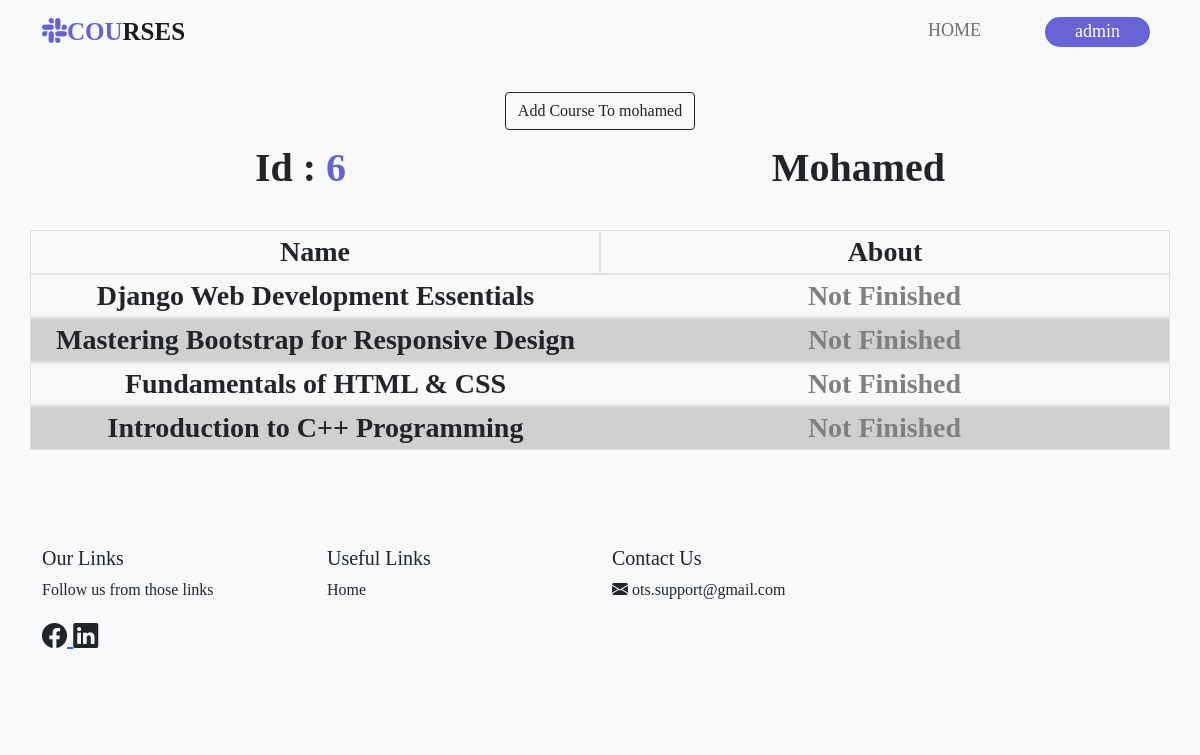
Screenshot of /userdata/6/ (signed in) with the database file from the repository.
### main/models.py (models this page shows, shortened)
class UserCourse(models.Model):
    course = models.ForeignKey(Course, on_delete=models.CASCADE)
    user = models.ForeignKey(User, on_delete=models.CASCADE)
    created_at = models.DateTimeField(auto_now_add=True)
    done = models.BooleanField(default=False)
    class Meta:
        constraints = [
            models.UniqueConstraint(fields=['user', 'course'], name='unique_user_course')
        ]

class Course(models.Model):
    title = models.CharField(max_length=100, unique=True)
    description = models.TextField()
    created_at = models.DateTimeField(auto_now_add=True)
    image = models.ImageField(upload_to='images/', blank=True, null=True)
    video_url = models.URLField(max_length=500, blank=True, null=True)
    def __str__(self):
        return self.title

### main/views.py (the view)
# urls.py: path('userdata/<int:user_id>/', userdata, name='userdata'),
@login_required
def userdata(request, user_id):
    check = 0
    admins = Admin.objects.filter(user=request.user)
    if admins.exists():
        check = 1
    if check == 0:
        redirect('/')
    courses = Course.objects.all()
    user_course = UserCourse.objects.filter(user=user_id)
    user_course = list(enumerate(user_course))
    users = []
    for idx, val in user_course:
        if idx % 2 == 0:
            users.append((0, val))
        else:
            users.append((1, val))
    employee = User.objects.get(id=user_id)
    manger = 0
    admins = Admin.objects.filter(user=request.user)
    if admins.exists():
        manger = 1
    user_core = UserCourse.objects.filter(user=user_id).select_related('course')
    user_course_ids = user_core.values_list('course_id', flat=True)
    data = {'user_course': users, 'employee': employee, 'manger': manger, 'courses': courses, 'user_course_ids': user_course_ids}
    return render(request, 'userdata.html', data)

### main/templates/userdata.html (shortened to what this page needs)
{% load static %}
<!DOCTYPE html>
<html lang="en">
<head>
    <link rel="stylesheet" href="https://cdn.jsdelivr.net/npm/bootstrap-icons@1.11.3/font/bootstrap-icons.min.css">
    <link rel="stylesheet" href="{% static 'css/main.css' %}">
    <link href="https://cdn.jsdelivr.net/npm/bootstrap@5.0.2/dist/css/bootstrap.min.css" rel="stylesheet">
</head>
<body>
    <nav class="navbar navbar-expand-lg navbar-light bg-light fixed-top">
        <div class="container">
          <a class="navbar-brand" href="{% url 'userhome' %}"><span ><i class="bi bi-slack"></i>COU</span>RSES
          </a>
          <div class="collapse navbar-collapse" id="navbarTogglerDemo02">
            <ul class="navbar-nav ms-auto mb-2 mb-lg-0">
              <li class="nav-item">
                <a class="nav-link" href="{% url 'userhome' %}" style="padding-right: 56px">Home</a>
              </li>
              <li class="nav-item">
                {% if user.is_authenticated %}
                </head>
                <body>
                  <a class="nav-link">  <button class="profile-button" onclick="toggleDropdown()">{{ user.username }}</button></a>
                  {% else %}
                      <a class="nav-link" href="{% url 'login' %}"><button type="button">Login</button></a>
                  {% endif %}
              </li>
            </ul>
          </div>
        </div>
      </nav><br><br><br>
<div class="container d-flex justify-content-center">
    <button type="button" class="btn btn-outline-dark rounded-5" data-bs-toggle="modal" data-bs-target="#courseModal">
        Add Course To {{ employee.username }}
    </button>
</div>
    <div class=" container d-flex justify-content-around">
        <div id="id_manger" class="fs-1 fw-bold p-2 bd-highlight">Id : <span>{{ employee.id }}</span></div>
        <div class=" fs-1 fw-bold p-2 bd-highlight text-capitalize">{{ employee.username}}</div>
      </div>
    <br>
     <div class="container">
      <div class=" row align-items-center">
        <div class="fs-3 fw-bold col text-center border">
          Name
        </div>
        <div class="fs-3 fw-bold col text-center border">
          About
        </div>
      </div>
     </div>
    {% for idx, val in user_course %}
        <div class="container">
        {% if idx == 0 %}
            <div class=" row align-items-center border">
        {% else %}
            <div id="tab" class=" row align-items-center border">
        {% endif %}
          <div class="fs-3 fw-bold col text-center ">
            {{ val.course }}
          </div>
          <div id="text2" class="fs-3 fw-bold col text-center ">
            {% if val.done %}
                <span style="color: green;">Finished</span>
            {% else %}
                <span style="color: gray;">Not Finished</span>
            {% endif %}
          </div>
        </div>
       </div>
    {% endfor %}
<br><br>
  <footer class="bg-light text-dark py-5">
    <div class="container">
        <div class="row">
            <div class="col-md-3 mb-4">
                <h5 fs-1 fw-bold >Our Links</h5>
                <p fs-3>Follow us from those links</p>
                <div id="icon_text">
                    <a href="https://www.facebook.com/" target="_blank" rel="noopener noreferrer">
                        <i class="bi bi-facebook text-dark"></i>
                    </a>
                    <a href="https://www.linkedin.com/" target="_blank" rel="noopener noreferrer">
                        <i class="bi bi-linkedin text-dark"></i>
                    </a>
                </div>
            </div>
                <div class="col-md-3 mb-4">
                <h5>Useful Links</h5>
                <ul class="list-unstyled">
                    <li><a id="mmmm" href="{% url 'userhome' %}" class="text-dark">Home</a></li>
                </ul>
            </div>
            <div class="col-md-3 mb-4">
              <h5>Contact Us</h5>
              <i class="bi bi-envelope-fill"></i>
              <a href="https://mail.google.com/mail/?view=cm&fs=1&to=ots.support@gmail.com" target="_blank" style="text-decoration: none; color: inherit;">
                  <span>ots.support@gmail.com</span>
              </a>
          </div>
        </div>
    </div>
  </footer>
</body>
</html>

### main/static/css/main.css (style rules this page uses)
* { font-family: montserrat; }
body { background:#f1fbff ; }
.navbar { background-color: rgb(228, 227, 227) }
.navbar-nav a { font-size: 18px; text-transform: uppercase; font-weight: 500; color: #6664D4; }
.navbar-light .navbar-brand { color: #000; font-size: 25px; font-weight: 700; }
.navbar-brand i { color: #6664D4; }
.navbar-brand span { color: #6664D4; }
.navbar button { height:30px; padding: 0px 30px 0px 30px; color: white; background-color:#6664D4 ; font-size: 18px; border-radius: 20px; border-color: #6664D4 ; border-width: 1px; }
#id_manger span { color: #6664D4; }
#tab { background-color: rgb(209, 208, 208) }
#text2 span { color: #6664D4; }
#icon_text { font-size: 25px; padding-right: 50px; }
.list-unstyled a { text-decoration: none; }

### main/templates/userdata.html (style rules this page uses)
body { font-family: Arial, sans-serif; background-color: #f9f9f9; padding: 20px; }
.profile-button { background-color: #4CAF50; color: white; padding: 10px 20px; border: none; border-radius: 4px; cursor: pointer; position: relative; }

### rows the page displays
UserCourse: course "Django Web Development Essentials", done "Not Finished"
UserCourse: course "Mastering Bootstrap for Responsive Design", done "Not Finished"
UserCourse: course "Fundamentals of HTML & CSS", done "Not Finished"
UserCourse: course "Introduction to C++ Programming", done "Not Finished"

### other values shown
{{ user.username }} "admin"
{{ employee.username }} "mohamed"
{{ employee.id }} "6"
{{ employee.username }} "Mohamed"
